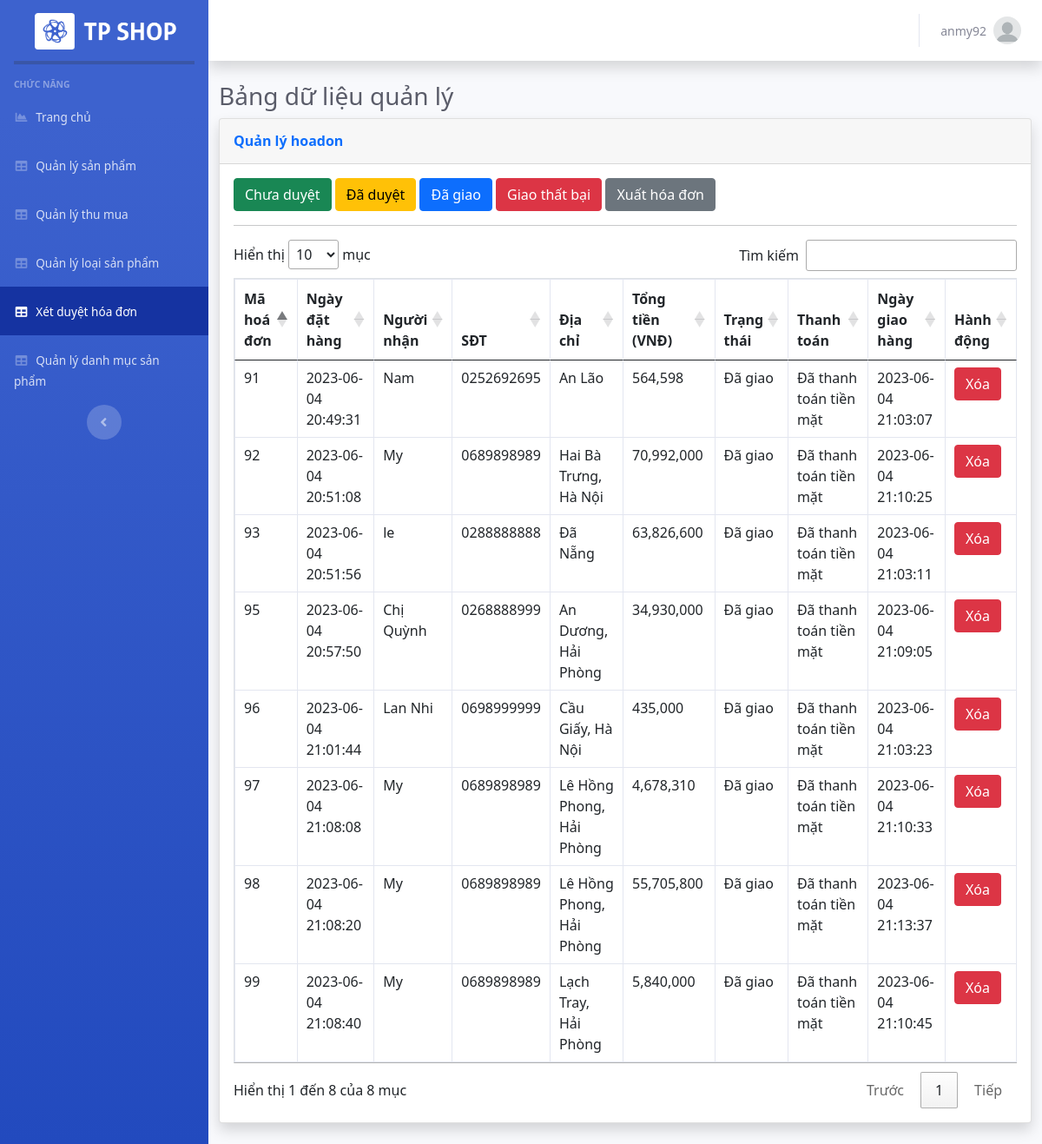
Page /Admin/index.php?mod=hoadon&id=2 (signed in) on the committed database.
### tables this page shows
CREATE TABLE `hoadon` (
  `MaHD` int(11) NOT NULL,
  `MaND` int(11) NOT NULL,
  `NgayLap` datetime NOT NULL,
  `NguoiNhan` varchar(50) NOT NULL,
  `SDT` varchar(20) NOT NULL,
  `DiaChi` varchar(100) NOT NULL,
  `PhuongThucTT` varchar(20) NOT NULL,
  `TongTien` float NOT NULL,
  `TrangThai` varchar(70) NOT NULL,
  `NgayGiao` datetime DEFAULT NULL
);

### Admin/MVC/controllers/HoadonController.php (called while the page is built, shortened)
<?php
require_once("MVC/models/hoadon.php");
class HoaDonController
{
    var $hoadon_model;
    public function __construct()
    {
        $this->hoadon_model = new Hoadon();
    }
    function list()
    {
        if (isset($_GET['id'])) {
            $id = $_GET['id'];
            $data = $this->hoadon_model->trangthai($id);
        } else {
            $data = $this->hoadon_model->All();
        }
        require_once("MVC/Views/Admin/index.php");
    }
}

### Admin/MVC/Models/connection.php (called while the page is built, shortened)
<?php
    class Connection{
        function __construct()
        {
            $severname ="localhost";
            $username ="root";
            $password ="";
            $db_name ="webthumua";
            $this->conn = new mysqli($severname,$username,$password,$db_name);
        }
    }
?>

### Admin/MVC/Models/model.php (called while the page is built, shortened)
<?php
require_once("connection.php");
class Model
{
    function __construct()
    {
        $conn_obj = new Connection();
        $this->conn = $conn_obj->conn;
    }
}

### Admin/MVC/Models/hoadon.php (called while the page is built, shortened)
<?php
require_once("model.php");
class Hoadon extends Model
{
    function trangthai($id){
        $query = "select * from HoaDon where TrangThai = $id  ORDER BY MaHD DESC";
        require("result.php");
        return $data;
    }
}

### Admin/MVC/Models/result.php (called while the page is built)
<?php
$result = $this->conn->query($query);
$data = array();
while ($row = $result->fetch_assoc()) {
    $data[] = $row;
}
?>

### Admin/MVC/Views/hoadon/list.php (the view, shortened to what this page needs)
<a href="?mod=hoadon&id=0" type="button" class="btn btn-success">Chưa duyệt</a>
<a href="?mod=hoadon&id=1" type="button" class="btn btn-warning">Đã duyệt</a>
<a href="?mod=hoadon&id=2" type="button" class="btn btn-primary">Đã giao</a>
<a href="?mod=hoadon&id=3" type="button" class="btn btn-danger">Giao thất bại</a>
<a href="?mod=hoadon&xuat" type="button" class="btn btn-secondary">Xuất hóa đơn</a>
<hr>
<table class="table table-bordered" id="dataTable" width="100%" cellspacing="0">
  <thead>
    <tr>
      <th scope="col">Mã hoá đơn</th>
      <th scope="col">Ngày đặt hàng</th>
      <th scope="col">Người nhận</th>
      <th scope="col">SĐT</th>
      <th scope="col">Địa chỉ</th>
      <th scope="col">Tổng tiền (VNĐ)</th>
      <th scope="col">Trạng thái</th>
      <th scope="col">Thanh toán</th>
      <th scope="col">Ngày giao hàng</th>
      <th>Hành động</th>
    </tr>
  </thead>
  <tbody>
    <?php if (isset($_GET['xuat'])) {
      foreach ($data as $row) { ?>
        <tr>
         <td><?= $row['MaHD'] ?></td>
          <td><?= $row['NgayLap'] ?></td>
          <td><?= $row['NguoiNhan'] ?></td>
          <td><?= $row['SDT'] ?></td>
          <td><?= $row['DiaChi'] ?></td>
          <td><?= number_format($row['TongTien']) ?></td>
          <td><?php if ($row['TrangThai'] == 0) {
                echo 'Chưa xét duyệt';
              } else if ($row['TrangThai'] == 2) {
                echo 'Đã giao';
              }
              else if ($row['TrangThai'] == 3) {
                echo 'Giao hàng thất bại';
              }  else {
                echo 'Đang giao';
              }
              ?></td>
              <td><?php if ($row['PhuongThucTT'] == 'Chuyển khoản MoMo') {
                echo 'Đã thanh toán MoMo';
              } else if ($row['TrangThai'] == 2 and $row['PhuongThucTT']!='Chuyển khoản MoMo' ) {
                echo 'Đã thanh toán tiền mặt';
              }
              else {
                echo 'Chưa thanh toán';
              }
              ?></td>
              <td><?php if ($row['TrangThai'] == 0) {
                echo 'Chưa xét duyệt';
              } else if ($row['TrangThai'] == 1) {
                echo 'Đang giao';
              }
              else {
                echo $row['NgayGiao'];
              }
              ?></td>
          <td style="white-space:nowrap">
            <?php if ($row['TrangThai'] == 0) { ?>
              <a href="?mod=hoadon&act=chitiet&id=<?= $row['MaHD'] ?>" class="btn btn-success">Xét duyệt</a>
            <?php } else {
            ?>
              <a target="_blank" href="?mod=hoadon&act=xuat&id=<?= $row['MaHD'] ?>" class="btn btn-secondary">Xuất hóa đơn</a>
            <?php } ?>
          </td>
        </tr>
      <?php }
    } else {
      foreach ($data as $row) { ?>
        <tr>
          <td><?= $row['MaHD'] ?></td>
          <td><?= $row['NgayLap'] ?></td>
          <td><?= $row['NguoiNhan'] ?></td>
          <td><?= $row['SDT'] ?></td>
          <td><?= $row['DiaChi'] ?></td>
          <td><?= number_format($row['TongTien']) ?></td>
          <td><?php if ($row['TrangThai'] == 0) {
                echo 'Chưa xét duyệt';
              } else if ($row['TrangThai'] == 2) {
                echo 'Đã giao';
              }
              else if ($row['TrangThai'] == 3) {
                echo 'Giao hàng thất bại';
              }  else {
                echo 'Đang giao';
              }
              ?></td>
              <td><?php if ($row['PhuongThucTT'] == 'Chuyển khoản MoMo') {
                echo 'Đã thanh toán MoMo';
              } else if ($row['TrangThai'] == 2 and $row['PhuongThucTT']!='Chuyển khoản MoMo' ) {
                echo 'Đã thanh toán tiền mặt';
              }
              else {
                echo 'Chưa thanh toán';
              }
              ?></td>
          <td><?php if ($row['TrangThai'] == 0) {
                echo 'Chưa xét duyệt';
              } else if ($row['TrangThai'] == 1) {
                echo 'Đang giao';
              }
              else {
                echo $row['NgayGiao'];
              }
              ?></td>
          <td style="white-space:nowrap">
            <a href="?mod=hoadon&act=delete&id=<?= $row['MaHD'] ?>" onclick="return confirm('Bạn có thật sự muốn xóa ?');" type="button" class="btn btn-danger">Xóa</a>
          </td>
        </tr>
    <?php }
    } ?>
</table>
<link rel="stylesheet" href="//cdn.datatables.net/1.11.2/css/jquery.dataTables.min.css">

### rows in the picture
hoadon: MaHD "99", NgayLap "2023-06-04 21:08:40", NguoiNhan "My", SDT "0689898989", DiaChi "Lạch Tray, Hải Phòng", TongTien "5,840,000", TrangThai "Đã giao", PhuongThucTT "Đã thanh toán tiền mặt", NgayGiao "2023-06-04 21:10:45"
hoadon: MaHD "98", NgayLap "2023-06-04 21:08:20", NguoiNhan "My", SDT "0689898989", DiaChi "Lê Hồng Phong, Hải Phòng", TongTien "55,705,800", TrangThai "Đã giao", PhuongThucTT "Đã thanh toán tiền mặt", NgayGiao "2023-06-04 21:13:37"
hoadon: MaHD "97", NgayLap "2023-06-04 21:08:08", NguoiNhan "My", SDT "0689898989", DiaChi "Lê Hồng Phong, Hải Phòng", TongTien "4,678,310", TrangThai "Đã giao", PhuongThucTT "Đã thanh toán tiền mặt", NgayGiao "2023-06-04 21:10:33"
hoadon: MaHD "96", NgayLap "2023-06-04 21:01:44", NguoiNhan "Lan Nhi", SDT "0698999999", DiaChi "Cầu Giấy, Hà Nội", TongTien "435,000", TrangThai "Đã giao", PhuongThucTT "Đã thanh toán tiền mặt", NgayGiao "2023-06-04 21:03:23"
hoadon: MaHD "95", NgayLap "2023-06-04 20:57:50", NguoiNhan "Chị Quỳnh", SDT "0268888999", DiaChi "An Dương, Hải Phòng", TongTien "34,930,000", TrangThai "Đã giao", PhuongThucTT "Đã thanh toán tiền mặt", NgayGiao "2023-06-04 21:09:05"
hoadon: MaHD "93", NgayLap "2023-06-04 20:51:56", NguoiNhan "le", SDT "0288888888", DiaChi "Đã Nẵng", TongTien "63,826,600", TrangThai "Đã giao", PhuongThucTT "Đã thanh toán tiền mặt", NgayGiao "2023-06-04 21:03:11"
hoadon: MaHD "92", NgayLap "2023-06-04 20:51:08", NguoiNhan "My", SDT "0689898989", DiaChi "Hai Bà Trưng, Hà Nội", TongTien "70,992,000", TrangThai "Đã giao", PhuongThucTT "Đã thanh toán tiền mặt", NgayGiao "2023-06-04 21:10:25"
hoadon: MaHD "91", NgayLap "2023-06-04 20:49:31", NguoiNhan "Nam", SDT "0252692695", DiaChi "An Lão", TongTien "564,598", TrangThai "Đã giao", PhuongThucTT "Đã thanh toán tiền mặt", NgayGiao "2023-06-04 21:03:07"

### other values in the picture
$_SESSION['login']['TaiKhoan'] "anmy92"
$mod "hoadon"
